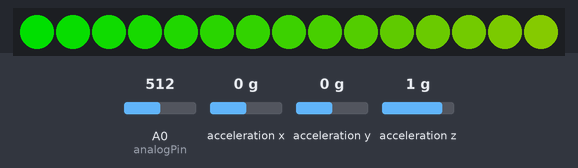
This sketch was run on a simulated Arduino Leonardo, built with avr-gcc and run on an emulated ATmega32U4. Parts: 15 RGB LEDs in strip order, left to right. The test bench sets the inputs (shaded band); at power-on: A0 (analogPin) = 512, acceleration x 0 g, acceleration y 0 g, acceleration z 1 g. Dim RGB values are drawn brighter than linear; colours are those a GRB WS2812 strip shows for the declared byte order; USB keyboard and mouse output is not drawn; what the sketch prints to the serial monitor is not drawn.

Above: at 0.15 s.
At 4.68 s:
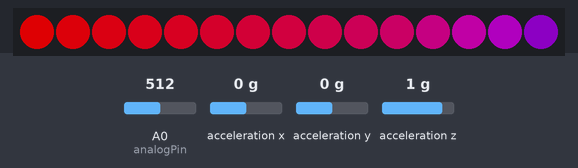
At 10.12 s:
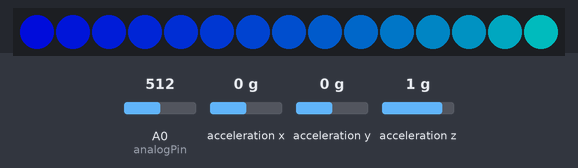
At 19.8 s:
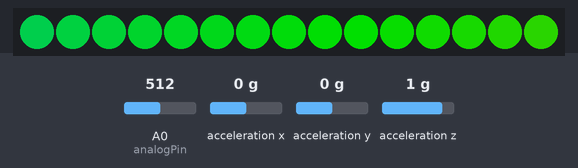
At 29.77 s:
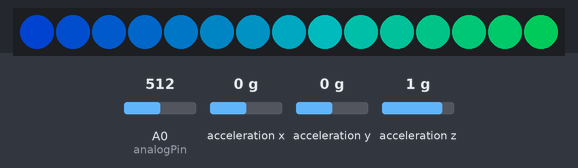
At 39.75 s:
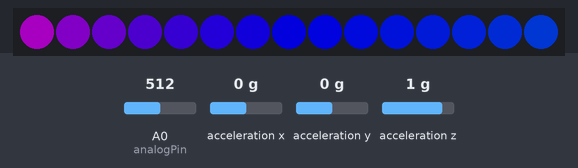

The sketch:

NudgeController.ino
```cpp
/****************************************************************************/
/* Nudge controller MMA8451based + Plunger Controller with ledstrip effects */
/* Tested with Leonardo                                                     */
/****************************************************************************/

/* Librairies */
#include <Wire.h>
#include <FastLED.h>
#include <Adafruit_MMA8451.h>
#include <Adafruit_Sensor.h>
#include "Joystick.h"

/* Variables definition */
//Nudge detection
#define MMA8451_DEFAULT_ADDRESS 0x1C
Adafruit_MMA8451 mma = Adafruit_MMA8451();
#define SENSIBILITY_NUDGE 100
#define SENSIBILITY_WAIT_TIME 500
#define SENSIBILITY_NUDGE_MAX_X 512
#define SENSIBILITY_NUDGE_MAX_Y 512

//leds plunger effects
#define LED_PIN     2
#define NUM_LEDS    15
#define BRIGHTNESS  200
#define LED_TYPE    WS2812
#define COLOR_ORDER RGB
CRGB leds[NUM_LEDS];
CRGBPalette16 currentPalette;
TBlendType    currentBlending;
int colorIndex = 1;

// Create Joystick
Joystick_ Joystick(JOYSTICK_DEFAULT_REPORT_ID,JOYSTICK_TYPE_GAMEPAD,
  0, 0,                  // Button Count, Hat Switch Count
  true, true, true,     // X and Y, but no Z Axis
  false, false, false,   // No Rx, Ry, or Rz
  false, false,          // No rudder or throttle
  false, false, false);  // No accelerator, brake, or steering

//nudge
int init_x_val = 0;
int init_y_val = 0;
int last_x_val = 0;
int last_y_val = 0;
unsigned long time_x;
unsigned long time_y;
int update_x=1, update_y=1;

//plunger
int PlungerVal = 0;
int analogPin = 0;

/* -------------------VOID SETUP-------------------------*/
void setup(void) {

  Serial.begin(9600);

/* Nudge Setup */
  if (!mma.begin()) {
      Serial.println("Couldnt start");
  while (1) ;
  }
  Serial.println("MMA8451 found!");
  mma.setRange(MMA8451_RANGE_8_G);
  // Read the 'raw' data in 14-bit counts
  mma.read();
  init_x_val = mma.x;
  last_x_val = mma.x;
  Serial.println(init_x_val);
  init_y_val = mma.y;
  last_y_val = mma.y;
  Serial.println(init_y_val);
  time_x = millis();
  time_y = millis();

/* Joystick Setup */
  Joystick.begin();
  // Set Range Values
  Joystick.setXAxisRange(-127, 127);
  Joystick.setYAxisRange(-127, 127);
  Joystick.setZAxisRange(0, 1023);

/* Plunger leds effects */
  FastLED.addLeds<LED_TYPE, LED_PIN, COLOR_ORDER>(leds, NUM_LEDS).setCorrection( TypicalLEDStrip );
  FastLED.setBrightness(  BRIGHTNESS );
  currentPalette = RainbowColors_p;
  currentBlending = LINEARBLEND;
}


/* -------------------VOID LOOP-------------------------*/

void loop() {
  // Read the 'raw' data in 14-bit counts
  mma.read();
  int x = mma.x;
  int y = mma.y;
  int xm, ym;
  unsigned long current_time = millis();

/* X value */
if ((current_time>time_x) && (abs(init_x_val-x)>SENSIBILITY_NUDGE)) {
update_x=1;
if(abs(x) > abs(last_x_val) && (current_time+SENSIBILITY_WAIT_TIME > time_x)) {
xm = map(constrain(x-init_x_val, -SENSIBILITY_NUDGE_MAX_X,SENSIBILITY_NUDGE_MAX_X),-SENSIBILITY_NUDGE_MAX_X,SENSIBILITY_NUDGE_MAX_X,-127,127);
//Serial.print("X : "); Serial.println(xm);
Joystick.setXAxis(xm);
last_x_val = x;
time_x = current_time;
}else{
last_x_val = init_x_val;
time_x = current_time + SENSIBILITY_WAIT_TIME;
//Serial.print("X : "); Serial.println(0);
Joystick.setXAxis(0);
}
}else{
if(update_x) {
//Serial.print("X : "); Serial.println(0);
Joystick.setXAxis(0);
update_x=0;
}
}

/* Y value */
if ((current_time>time_y) && (abs(init_y_val-y)>SENSIBILITY_NUDGE)) {
update_y=1;
if(abs(y) > abs(last_y_val) && (current_time+SENSIBILITY_WAIT_TIME > time_y)) {
ym = map(constrain(y-init_y_val, -SENSIBILITY_NUDGE_MAX_Y,SENSIBILITY_NUDGE_MAX_Y),-SENSIBILITY_NUDGE_MAX_Y,SENSIBILITY_NUDGE_MAX_Y,-127,127);
//Serial.print("Y : "); Serial.println(ym);
Joystick.setYAxis(ym);
last_y_val = y;
time_y = current_time;
}else{
last_y_val = init_y_val;
time_y = current_time + SENSIBILITY_WAIT_TIME;
//Serial.print("Y : "); Serial.println(0);
Joystick.setYAxis(0);
}
}else{
if(update_y) {
//Serial.print("Y : "); Serial.println(0);
Joystick.setYAxis(0);
update_y=0;
}
}

/* Z value */
PlungerVal = analogRead(analogPin);
Joystick.setZAxis(PlungerVal);

/* plunger leds effects */

for( int i = 0; i < NUM_LEDS; i++) {
        leds[i] = ColorFromPalette( currentPalette, colorIndex, BRIGHTNESS, currentBlending);
        colorIndex += 3;
    }
FastLED.show();

delay(10);
}
```
